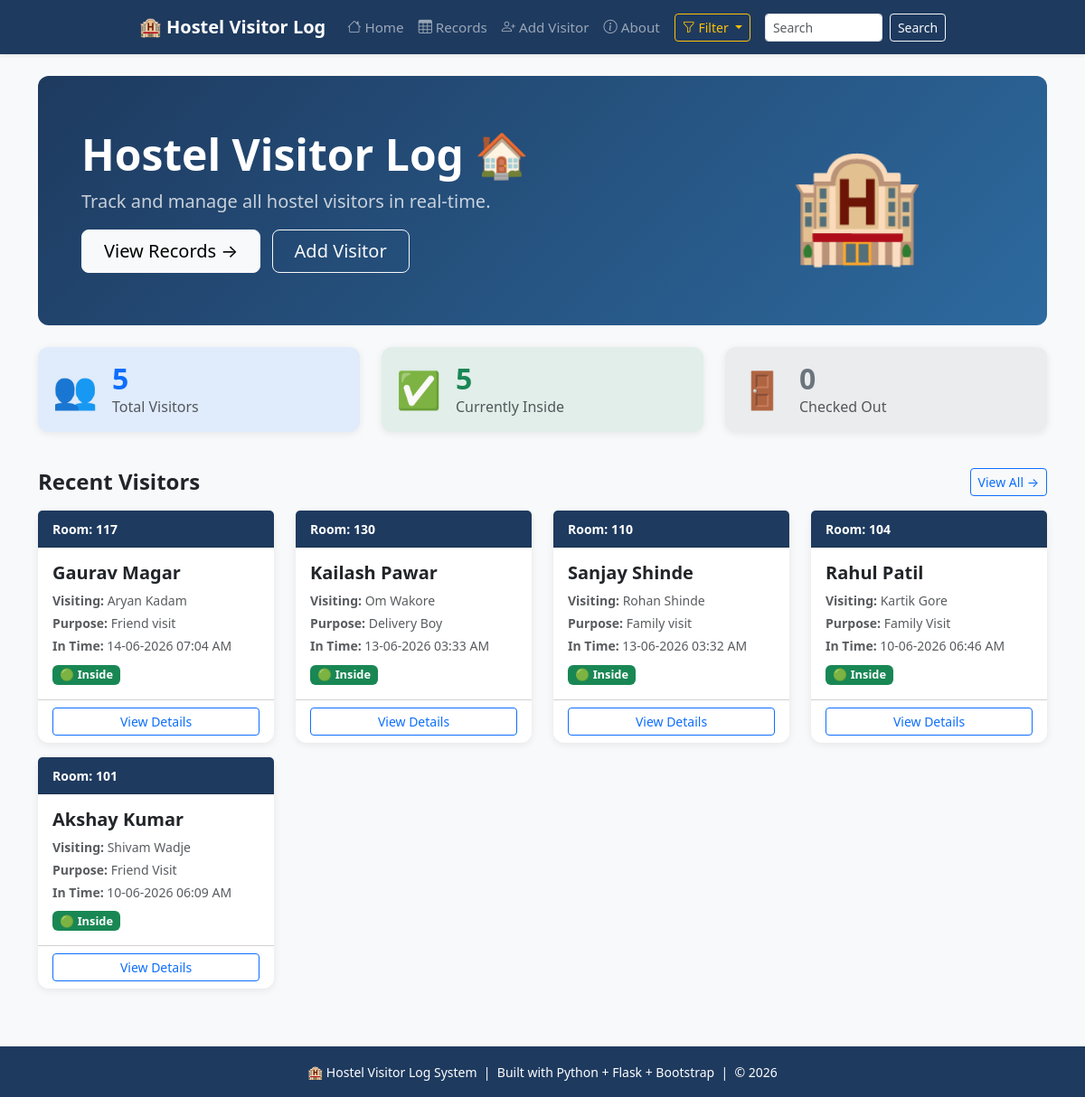
Before: / with the older database file.
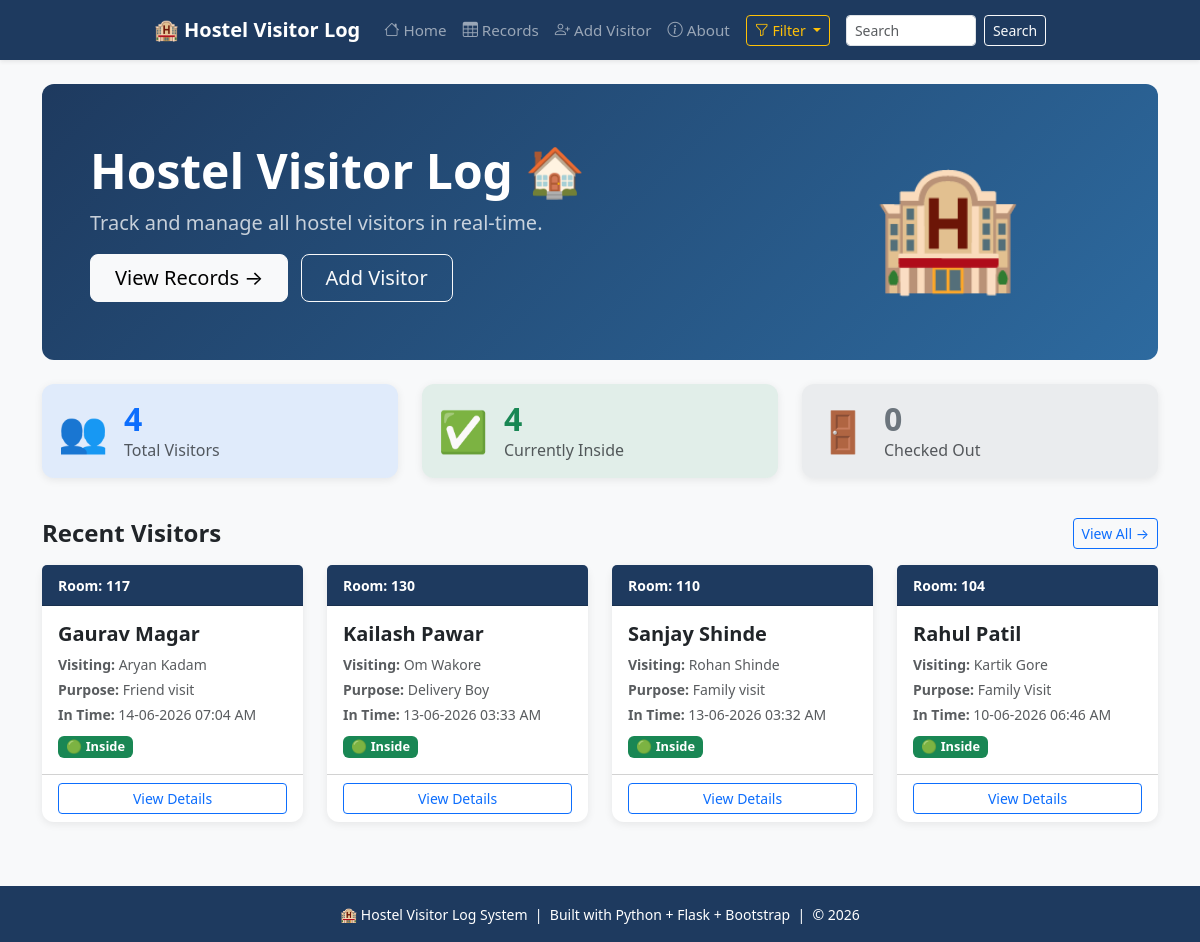
After: the same page with the newer database file.
### tables this page shows
CREATE TABLE visitors (
            id INTEGER PRIMARY KEY AUTOINCREMENT,
            visitor_name TEXT NOT NULL,
            student_name TEXT NOT NULL,
            room_number TEXT NOT NULL,
            purpose TEXT NOT NULL,
            in_time TEXT NOT NULL,
            out_time TEXT NOT NULL DEFAULT 'Still Inside',
            status TEXT DEFAULT 'Inside'
        );

### app.py (the view)
@app.route('/')
def home():
    conn = get_db()
    visitors = conn.execute("SELECT * FROM visitors ORDER BY id DESC").fetchall()
    rooms = conn.execute("SELECT DISTINCT room_number FROM visitors ORDER BY room_number").fetchall()
    conn.close()
    total_count = len(visitors)
    inside_count = 0
    checkout_count = 0
    for v in visitors:
        if v['status'] == 'Inside':
            inside_count += 1
        else:
            checkout_count += 1
    return render_template('home.html',
                         visitors=visitors,
                         total_count=total_count,
                         inside_count=inside_count,
                         checkout_count=checkout_count,
                         rooms=rooms)

### app.py (called while the page is built)
def get_db():
    conn = sqlite3.connect('database.db')
    conn.row_factory = sqlite3.Row
    return conn

@app.context_processor
def inject_rooms():
    conn = get_db()
    rooms = conn.execute("SELECT DISTINCT room_number FROM visitors ORDER BY room_number").fetchall()
    conn.close()
    return dict(rooms=rooms)

### templates/home.html (shortened to what this page needs)
{% extends 'base.html' %}
{% block content %}
<div class="hero-section p-5 mb-4">
    <div class="row align-items-center">
        <div class="col-md-8">
            <h1 class="display-5 fw-bold mb-2">
                Hostel Visitor Log 🏠
            </h1>
            <p class="fs-5 opacity-75 mb-3">
                Track and manage all hostel visitors in real-time.
            </p>
            <a href="{{ url_for('records') }}"
               class="btn btn-light btn-lg px-4 me-2">
                View Records →
            </a>
            <a href="{{ url_for('add_visitor') }}"
               class="btn btn-outline-light btn-lg px-4">
                Add Visitor
            </a>
        </div>
        <div class="col-md-4 text-center d-none d-md-block">
            <span style="font-size: 120px;">🏨</span>
        </div>
    </div>
</div>
<div class="row mb-4">
    <div class="col-md-4 mb-3">
        <div class="card stat-card p-3 bg-primary bg-opacity-10">
            <div class="d-flex align-items-center">
                <span style="font-size:40px;">👥</span>
                <div class="ms-3">
                    <h2 class="fw-bold text-primary mb-0">{{ visitors|length }}</h2>
                    <p class="text-muted mb-0">Total Visitors</p>
                </div>
            </div>
        </div>
    </div>
    <div class="col-md-4 mb-3">
        <div class="card stat-card p-3 bg-success bg-opacity-10">
            <div class="d-flex align-items-center">
                <span style="font-size:40px;">✅</span>
                <div class="ms-3">
                    {% set inside = visitors|selectattr('status','equalto','Inside')|list %}
                    <h2 class="fw-bold text-success mb-0">{{ inside|length }}</h2>
                    <p class="text-muted mb-0">Currently Inside</p>
                </div>
            </div>
        </div>
    </div>
    <div class="col-md-4 mb-3">
        <div class="card stat-card p-3 bg-secondary bg-opacity-10">
            <div class="d-flex align-items-center">
                <span style="font-size:40px;">🚪</span>
                <div class="ms-3">
                    {% set checked_out = visitors|selectattr('status','equalto','Checked Out')|list %}
                    <h2 class="fw-bold text-secondary mb-0">{{ checked_out|length }}</h2>
                    <p class="text-muted mb-0">Checked Out</p>
                </div>
            </div>
        </div>
    </div>
</div>
<div class="d-flex justify-content-between align-items-center mb-3">
    <h4 class="fw-bold mb-0">Recent Visitors</h4>
    <a href="{{ url_for('records') }}"
       class="btn btn-sm btn-outline-primary">
        View All →
    </a>
</div>
<div class="row">
    {% for visitor in visitors[:8] %}
    <div class="col-12 col-md-6 col-lg-3 mb-3">
        <div class="card student-card h-100">
            <div class="card-header py-2"
                 style="background-color: #1e3a5f; color:white;">
                <small class="fw-bold">Room: {{ visitor['room_number'] }}</small>
            </div>
            <div class="card-body">
                <h5 class="card-title fw-bold">{{ visitor['visitor_name'] }}</h5>
                <p class="card-text text-muted small mb-1">
                    <strong>Visiting:</strong> {{ visitor['student_name'] }}
                </p>
                <p class="card-text text-muted small mb-1">
                    <strong>Purpose:</strong> {{ visitor['purpose'] }}
                </p>
                <p class="card-text text-muted small mb-2">
                    <strong>In Time:</strong> {{ visitor['in_time'] }}
                </p>
                {% if visitor['status'] == 'Inside' %}
                    <span class="badge bg-success">🟢 Inside</span>
                {% else %}
                    <span class="badge bg-secondary">⚪ Checked Out</span>
                {% endif %}
            </div>
            <div class="card-footer bg-transparent">
                <a href="{{ url_for('details', id=visitor['id']) }}"
                   class="btn btn-sm btn-outline-primary w-100">View Details</a>
            </div>
        </div>
    </div>
    {% endfor %}
</div>
{% endblock %}

### templates/base.html (shortened to what this page needs)
<!DOCTYPE html>
<html lang="en">
<head>
    <link href="https://cdn.jsdelivr.net/npm/bootstrap@5.3.0/dist/css/bootstrap.min.css" rel="stylesheet">
    <link rel="stylesheet" href="https://cdn.jsdelivr.net/npm/bootstrap-icons@1.11.3/font/bootstrap-icons.css">
</head>
<body class="bg-light">
    <nav class="navbar navbar-expand navbar-dark shadow-sm">
        <div class="container justify-content-center">
            <a class="navbar-brand fw-bold fs-5 me-3" href="{{ url_for('home') }}">
                🏨 Hostel Visitor Log
            </a>
            <div class="navbar-nav">
                <a class="nav-link px-2 py-1" href="{{ url_for('home') }}">
                    <i class="bi bi-house"></i> Home
                </a>
                <a class="nav-link px-2 py-1" href="{{ url_for('records') }}">
                    <i class="bi bi-table"></i> Records
                </a>
                <a class="nav-link px-2 py-1" href="{{ url_for('add_visitor') }}">
                    <i class="bi bi-person-plus"></i> Add Visitor
                </a>
                <a class="nav-link px-2 py-1" href="{{ url_for('about') }}">
                    <i class="bi bi-info-circle"></i> About
                </a>
                <div class="dropdown ms-2">
                    <button class="btn btn-outline-warning btn-sm dropdown-toggle" type="button" data-bs-toggle="dropdown">
                        <i class="bi bi-funnel"></i> Filter
                    </button>
                </div>
                <form class="d-flex ms-3" action="{{ url_for('search') }}" method="GET">
                    <input class="form-control form-control-sm me-2"
                           style="width:130px"
                           type="search"
                           placeholder="Search"
                           name="q"
                           value="{{ request.args.get('q', '') }}">
                    <button class="btn btn-outline-light btn-sm" type="submit">Search</button>
                </form>
            </div>
        </div>
    </nav>
<div class="container mt-4 mb-5">
    {% block content %}
    {% endblock %}
</div>
    <footer style="background-color: var(--brand);" class="text-white text-center py-3 mt-5">
        <small>
            🏨 Hostel Visitor Log System &nbsp;|&nbsp;
            Built with Python + Flask + Bootstrap &nbsp;|&nbsp;
            © 2026
        </small>
    </footer>
</body>
</html>

### templates/base.html (style rules this page uses)
:root { --brand: #1e3a5f; }
body { background-color: #f8f9fa; }
.navbar { min-height: 60px; background-color: var(--brand); }
.navbar-brand { font-weight: 600; }
.hero-section { background: linear-gradient(135deg, #1e3a5f 0%, #2d6a9f 100%); color: white; border-radius: 12px; }
.nav-link { font-size: 0.95rem; font-weight: 500; }
.card { border: none; border-radius: 12px; box-shadow: 0 2px 8px rgba(0,0,0,0.08); transition: transform 0.2s, box-shadow 0.2s; }
.badge { font-size: 0.8rem; }

Changed rows visible on the page:
removed visitors: room_number "101", visitor_name "Akshay Kumar", student_name "Shivam Wadje", purpose "Friend Visit", in_time "10-06-2026 06:09 AM", status "🟢 Inside"
Other visible differences:
{{ visitors|length }}: "5" → "4"
{{ inside|length }}: "5" → "4"
